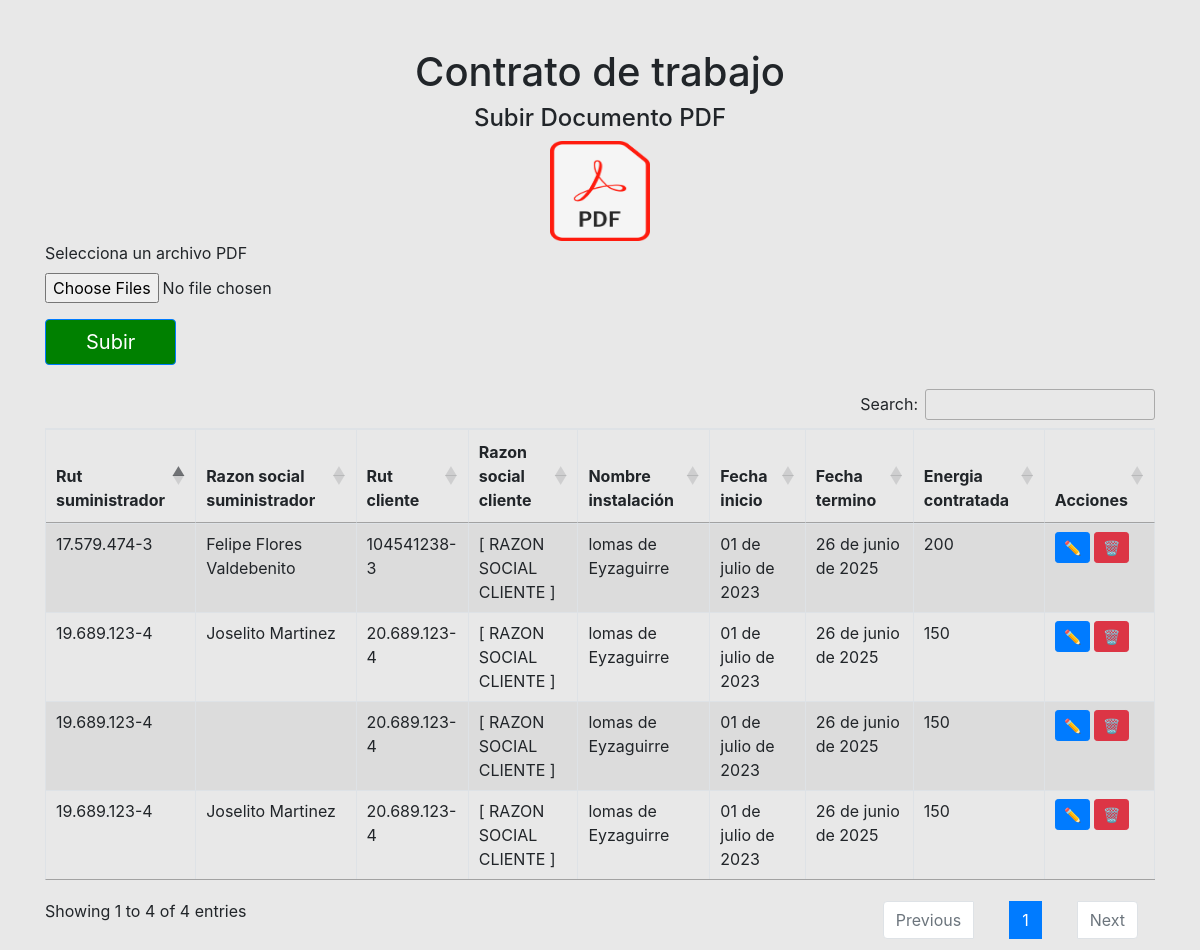
The app's page /, older data.
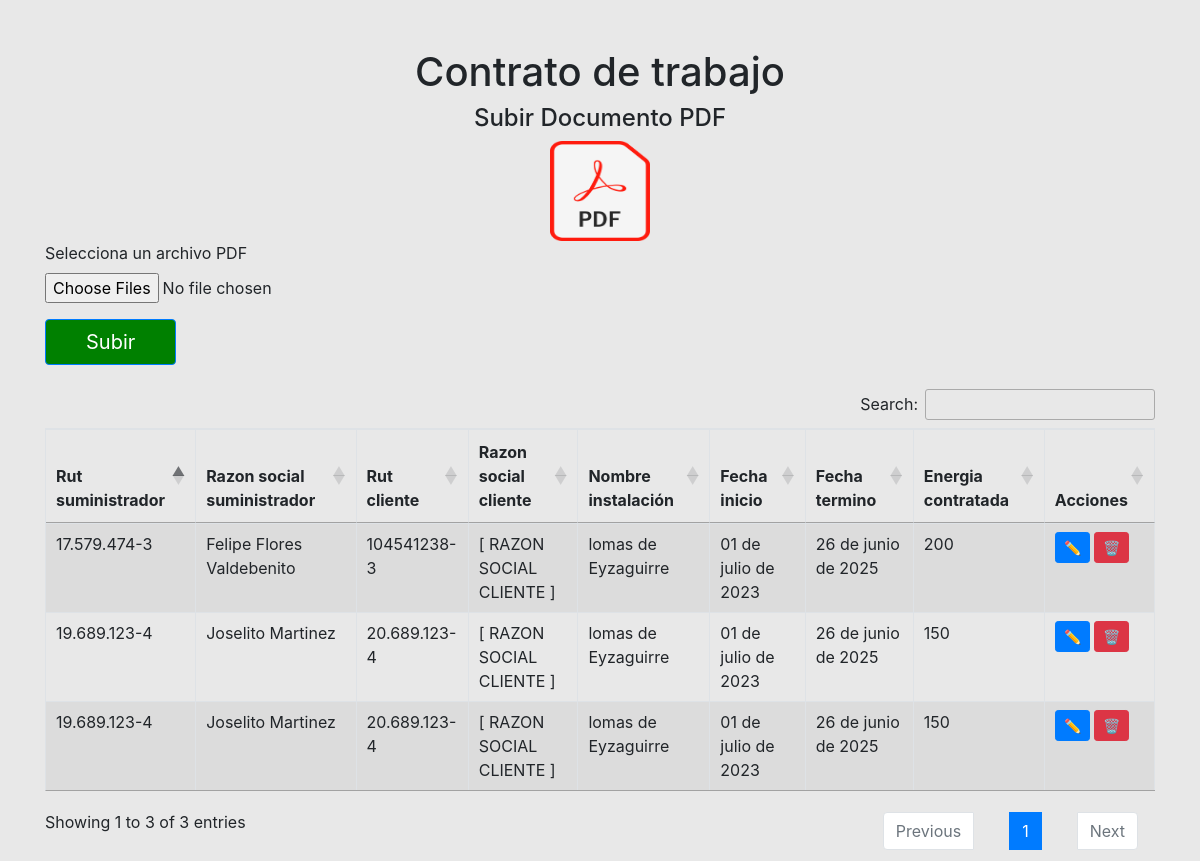
The same page, newer data.
### app.py (models this page shows, shortened)
class PDFData(db.Model):
    id = db.Column(db.Integer, primary_key=True)
    rut_suministrador = db.Column(db.String(100))
    razon_social_suministrador = db.Column(db.String(100))
    rut_cliente = db.Column(db.String(100))
    razon_social_cliente = db.Column(db.String(100))
    nombre_instalacion = db.Column(db.String(100))
    fecha_inicio = db.Column(db.String(100))
    fecha_termino = db.Column(db.String(100))
    energia_contratada = db.Column(db.String(100))

### app.py (the view, shortened to what this page needs)
@app.route('/', methods=['GET', 'POST'])
def index():
    message = None
    success = False
    lista = []
    pdf_data_list = PDFData.query.all()
    return render_template('index.html', message=message, success=success, pdf_data_list=pdf_data_list, var=lista)

### templates/index.html (shortened to what this page needs)
<!DOCTYPE html>
<html lang="en" class="colorFondo">
<head>
    <link href="https://stackpath.bootstrapcdn.com/bootstrap/4.5.2/css/bootstrap.min.css" rel="stylesheet">
    <link rel="stylesheet" href="https://cdnjs.cloudflare.com/ajax/libs/sweetalert/2.1.2/sweetalert.min.css">
    <link rel="stylesheet" href="static/css/estilos.css">
    <link href="https://cdn.datatables.net/1.10.21/css/jquery.dataTables.min.css" rel="stylesheet">
    <link href="https://cdn.datatables.net/buttons/1.7.1/css/buttons.dataTables.min.css" rel="stylesheet">
    <link href="https://cdn.datatables.net/1.10.21/css/dataTables.bootstrap4.min.css" rel="stylesheet">
</head>
<body class="colorFondo">
<div class="container mt-5">
    <div class="row justify-content-center">
        <div class="col-md-12">
            <h1 class="text-center">Contrato de trabajo</h1>
            <h4 class="text-center">Subir Documento PDF</h4>
            <div style="align-items: center; text-align:center;">
                <img src="/static/img/1.png" width="100" height="100" >
            </div>
            <form action="/" method="post" enctype="multipart/form-data">
                <div class="form-group">
                    <label for="file">Selecciona un archivo PDF</label>
                    <input type="file" class="form-control-file" id="file" name="file[]" accept="application/pdf" multiple required>
                </div>
                <button type="submit" class="btn btn-primary btn-custom" >Subir</button>
            </form>
            <br>
            <table id="example" class="table table-striped table-bordered" style="width:100%">
                <thead>
                    <tr>
                        <th class="encabezados">Rut suministrador</th>
                        <th class="encabezados">Razon social suministrador</th>
                        <th class="encabezados">Rut cliente</th>
                        <th class="encabezados">Razon social cliente</th>
                        <th class="encabezados">Nombre instalación</th>
                        <th class="encabezados">Fecha inicio</th>
                        <th class="encabezados">Fecha termino</th>
                        <th class="encabezados">Energia contratada</th>
                        <th class="encabezados">Acciones</th>
                    </tr>
                </thead>
                <tbody>
                    {% for pdf_data in pdf_data_list %}
                    <tr id="row-{{ pdf_data.id }}">
                        <td>{{ pdf_data.rut_suministrador }}</td>
                        <td>{{ pdf_data.razon_social_suministrador }}</td>
                        <td>{{ pdf_data.rut_cliente }}</td>
                        <td>{{ pdf_data.razon_social_cliente }}</td>
                        <td>{{ pdf_data.nombre_instalacion }}</td>
                        <td>{{ pdf_data.fecha_inicio }}</td>
                        <td>{{ pdf_data.fecha_termino }}</td>
                        <td>{{ pdf_data.energia_contratada }}</td>
                        <td>
                            <button class="btn btn-primary btn-sm edit-btn" data-id="{{ pdf_data.id }}">✏️</button>
                            <button class="btn btn-danger btn-sm delete-btn" data-id="{{ pdf_data.id }}">🗑️</button>
                        </td>
                    </tr>
                    {% endfor %}
                </tbody>
            </table>
        </div>
    </div>
</div>
</body>
</html>

Row changes from the older to the newer data that the page shows:
removed PDFData: rut_suministrador "19.689.123-4", rut_cliente "20.689.123-4", razon_social_cliente "[ RAZON SOCIAL CLIENTE ]", nombre_instalacion "lomas de Eyzaguirre", fecha_inicio "01 de julio de 2023", fecha_termino "26 de junio de 2025", energia_contratada "150"
Text that changed along with them:
text written by a page script: "Search: Showing 1 to 4 of 4 entries Previous 1 Next" → "Search: Showing 1 to 3 of 3 entries Previous 1 Next"
